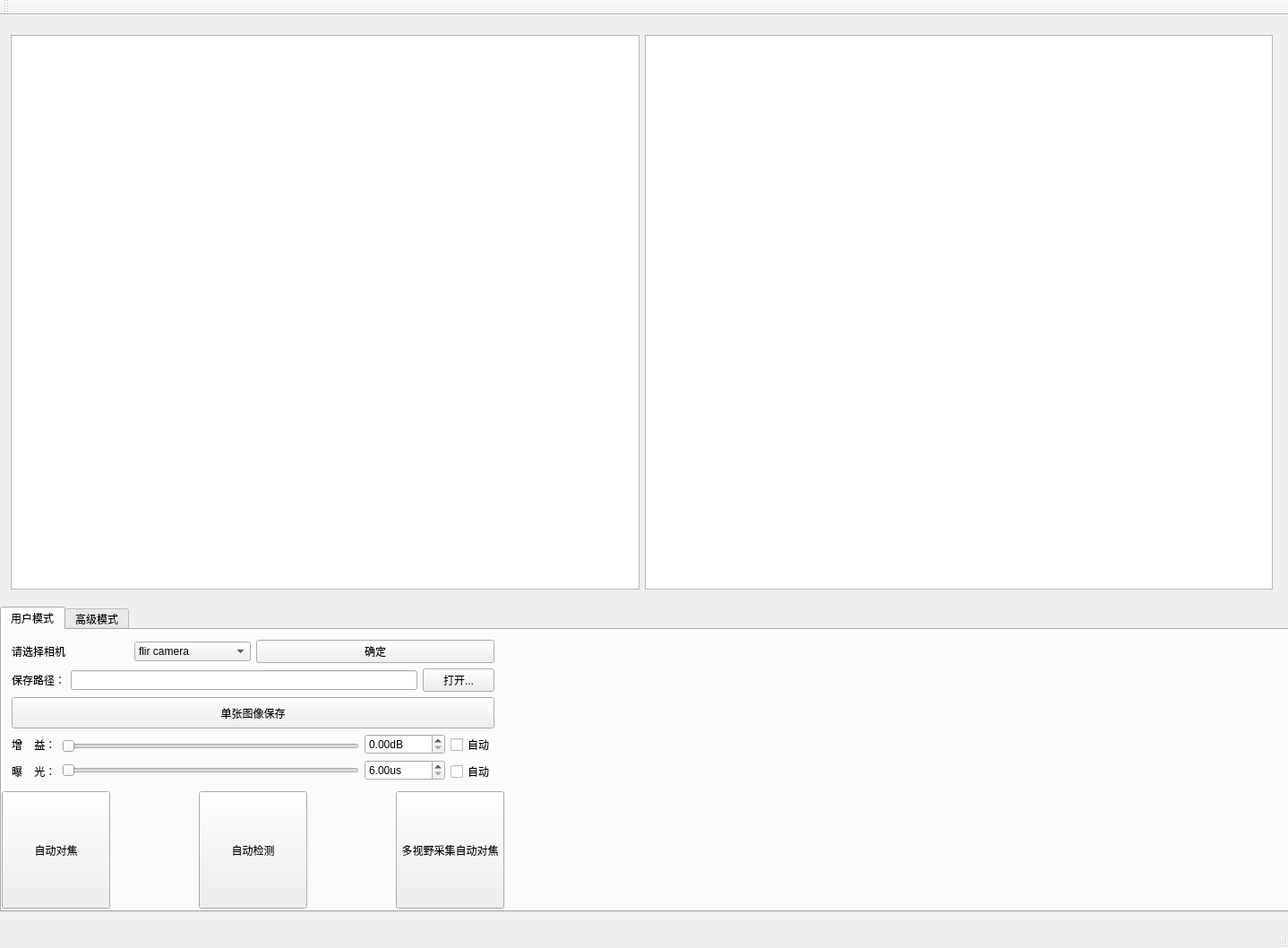
<?xml version="1.0" encoding="UTF-8"?>
<ui version="4.0">
 <class>QtWidgetsApplicationClass</class>
 <widget class="QMainWindow" name="QtWidgetsApplicationClass">
  <property name="geometry">
   <rect>
    <x>0</x>
    <y>0</y>
    <width>1438</width>
    <height>1058</height>
   </rect>
  </property>
  <property name="windowTitle">
   <string>QtWidgetsApplication</string>
  </property>
  <widget class="QWidget" name="centralWidget">
   <widget class="QTabWidget" name="tabWidget">
    <property name="geometry">
     <rect>
      <x>0</x>
      <y>660</y>
      <width>1531</width>
      <height>341</height>
     </rect>
    </property>
    <property name="currentIndex">
     <number>0</number>
    </property>
    <widget class="QWidget" name="tab">
     <attribute name="title">
      <string>用户模式</string>
     </attribute>
     <widget class="QPushButton" name="pb_fous">
      <property name="geometry">
       <rect>
        <x>0</x>
        <y>180</y>
        <width>121</width>
        <height>131</height>
       </rect>
      </property>
      <property name="text">
       <string>自动对焦</string>
      </property>
     </widget>
     <widget class="QPushButton" name="pb_open_6">
      <property name="geometry">
       <rect>
        <x>440</x>
        <y>180</y>
        <width>121</width>
        <height>131</height>
       </rect>
      </property>
      <property name="text">
       <string>多视野采集自动对焦</string>
      </property>
     </widget>
     <widget class="QPushButton" name="pb_model">
      <property name="geometry">
       <rect>
        <x>220</x>
        <y>180</y>
        <width>121</width>
        <height>131</height>
       </rect>
      </property>
      <property name="text">
       <string>自动检测</string>
      </property>
     </widget>
     <widget class="QWidget" name="layoutWidget">
      <property name="geometry">
       <rect>
        <x>0</x>
        <y>0</y>
        <width>561</width>
        <height>181</height>
       </rect>
      </property>
      <layout class="QVBoxLayout" name="verticalLayout_6">
       <item>
        <layout class="QHBoxLayout" name="horizontalLayout_2">
         <item>
          <layout class="QHBoxLayout" name="horizontalLayout">
           <item>
            <widget class="QLabel" name="label_3">
             <property name="text">
              <string>请选择相机</string>
             </property>
            </widget>
           </item>
           <item>
            <widget class="QComboBox" name="CameraBox">
             <item>
              <property name="text">
               <string>flir camera</string>
              </property>
             </item>
             <item>
              <property name="text">
               <string>haikang camera</string>
              </property>
             </item>
            </widget>
           </item>
          </layout>
         </item>
         <item>
          <widget class="QPushButton" name="pb_camera">
           <property name="text">
            <string>确定</string>
           </property>
          </widget>
         </item>
        </layout>
       </item>
       <item>
        <layout class="QVBoxLayout" name="verticalLayout_2">
         <item>
          <layout class="QHBoxLayout" name="horizontalLayout_6">
           <item>
            <widget class="QLabel" name="label_5">
             <property name="text">
              <string>保存路径：</string>
             </property>
            </widget>
           </item>
           <item>
            <widget class="QLineEdit" name="edtSaveDir">
             <property name="readOnly">
              <bool>true</bool>
             </property>
            </widget>
           </item>
           <item>
            <widget class="QPushButton" name="btnSaveDir">
             <property name="text">
              <string>打开...</string>
             </property>
            </widget>
           </item>
          </layout>
         </item>
         <item>
          <widget class="QPushButton" name="btnSingleImageSave">
           <property name="sizePolicy">
            <sizepolicy hsizetype="Minimum" vsizetype="Expanding">
             <horstretch>0</horstretch>
             <verstretch>0</verstretch>
            </sizepolicy>
           </property>
           <property name="text">
            <string>单张图像保存</string>
           </property>
          </widget>
         </item>
        </layout>
       </item>
       <item>
        <layout class="QHBoxLayout" name="horizontalLayout_3">
         <item>
          <layout class="QVBoxLayout" name="verticalLayout_5">
           <item>
            <widget class="QLabel" name="label_2">
             <property name="text">
              <string>增    益：</string>
             </property>
            </widget>
           </item>
           <item>
            <widget class="QLabel" name="label">
             <property name="text">
              <string>曝    光：</string>
             </property>
            </widget>
           </item>
          </layout>
         </item>
         <item>
          <layout class="QVBoxLayout" name="verticalLayout_4">
           <item>
            <widget class="QSlider" name="sldGain">
             <property name="maximum">
              <number>4799</number>
             </property>
             <property name="orientation">
              <enum>Qt::Orientation::Horizontal</enum>
             </property>
            </widget>
           </item>
           <item>
            <widget class="QSlider" name="sldExposure">
             <property name="minimum">
              <number>6</number>
             </property>
             <property name="maximum">
              <number>15000</number>
             </property>
             <property name="orientation">
              <enum>Qt::Orientation::Horizontal</enum>
             </property>
            </widget>
           </item>
          </layout>
         </item>
         <item>
          <layout class="QVBoxLayout" name="verticalLayout_3">
           <item>
            <widget class="QDoubleSpinBox" name="spinGain">
             <property name="suffix">
              <string>dB</string>
             </property>
             <property name="maximum">
              <double>47.990000000000002</double>
             </property>
            </widget>
           </item>
           <item>
            <widget class="QDoubleSpinBox" name="spinExposure">
             <property name="suffix">
              <string>us</string>
             </property>
             <property name="minimum">
              <double>6.000000000000000</double>
             </property>
             <property name="maximum">
              <double>15000.000000000000000</double>
             </property>
             <property name="value">
              <double>6.000000000000000</double>
             </property>
            </widget>
           </item>
          </layout>
         </item>
         <item>
          <layout class="QVBoxLayout" name="verticalLayout">
           <item>
            <widget class="QCheckBox" name="chkGain">
             <property name="text">
              <string>自动</string>
             </property>
            </widget>
           </item>
           <item>
            <widget class="QCheckBox" name="chkExposure">
             <property name="text">
              <string>自动</string>
             </property>
            </widget>
           </item>
          </layout>
         </item>
        </layout>
       </item>
      </layout>
     </widget>
    </widget>
    <widget class="QWidget" name="Tab2">
     <attribute name="title">
      <string>高级模式</string>
     </attribute>
    </widget>
   </widget>
   <widget class="QWidget" name="layoutWidget">
    <property name="geometry">
     <rect>
      <x>1</x>
      <y>11</y>
      <width>1431</width>
      <height>641</height>
     </rect>
    </property>
    <layout class="QHBoxLayout" name="horizontalLayout_5">
     <item>
      <widget class="QGraphicsView" name="imgView"/>
     </item>
     <item>
      <widget class="QGraphicsView" name="TCT_View"/>
     </item>
    </layout>
   </widget>
  </widget>
  <widget class="QMenuBar" name="menuBar">
   <property name="geometry">
    <rect>
     <x>0</x>
     <y>0</y>
     <width>1438</width>
     <height>33</height>
    </rect>
   </property>
  </widget>
  <widget class="QToolBar" name="mainToolBar">
   <attribute name="toolBarArea">
    <enum>TopToolBarArea</enum>
   </attribute>
   <attribute name="toolBarBreak">
    <bool>false</bool>
   </attribute>
  </widget>
  <widget class="QStatusBar" name="statusBar"/>
 </widget>
 <layoutdefault spacing="6" margin="11"/>
 <resources>
  <include location="QtWidgetsApplication.qrc"/>
 </resources>
 <connections/>
</ui>
